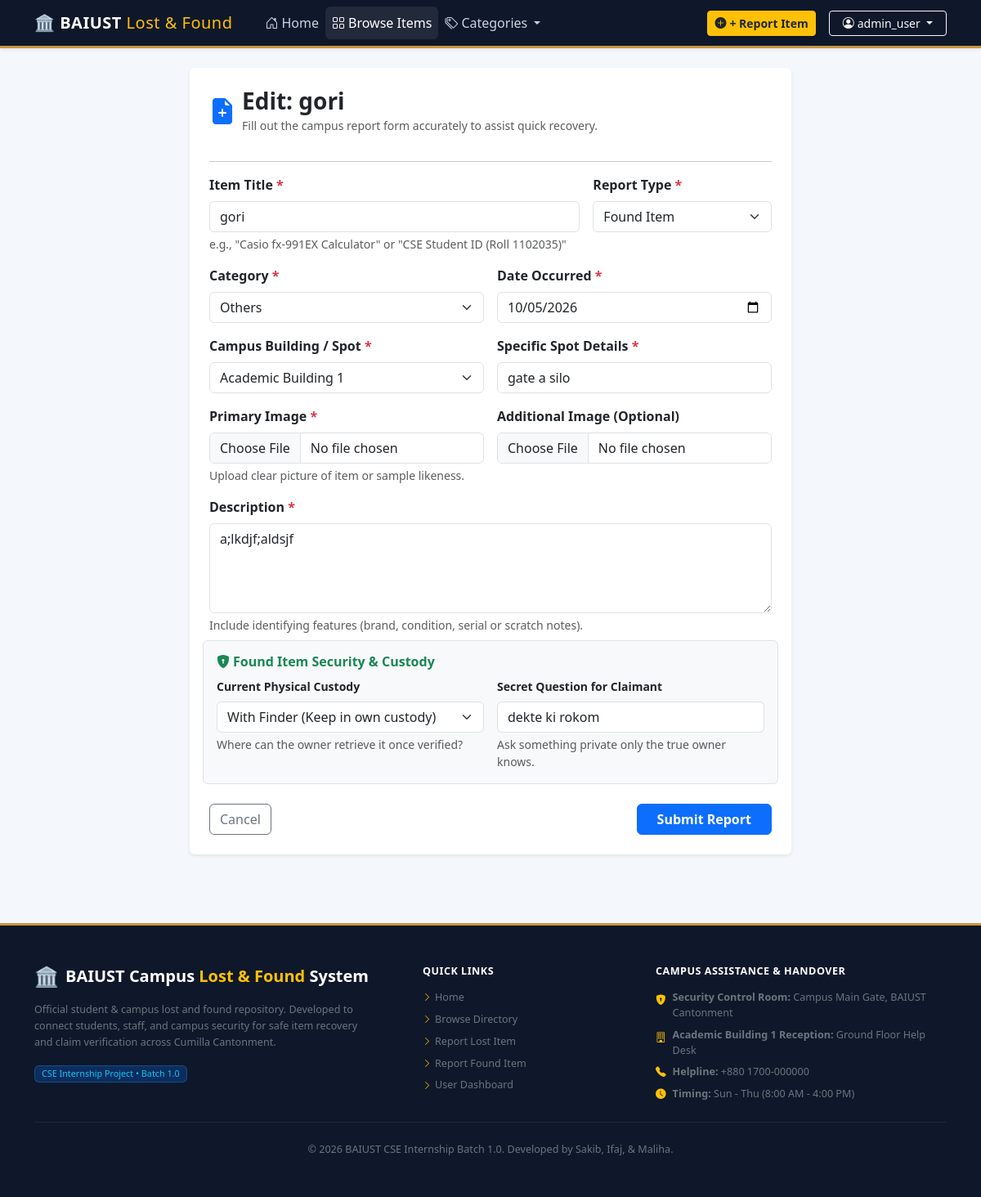
The page /items/5/edit/ (signed in) on the database its author committed.
### items/models.py (models this page shows, shortened)
class Item(models.Model):
    title = models.CharField(max_length=150)
    item_type = models.CharField(max_length=10, choices=ITEM_TYPE_CHOICES, default='LOST')
    category = models.ForeignKey(Category, on_delete=models.CASCADE, related_name='items')
    primary_image = models.ImageField(upload_to='items/')
    additional_image = models.ImageField(upload_to='items/additional/', blank=True, null=True)
    location = models.CharField(max_length=100, choices=CAMPUS_LOCATIONS)
    specific_location_details = models.CharField(max_length=255, help_text="e.g. Room 304, 2nd row bench, or Near Water Cooler")
    date_occurred = models.DateField(help_text="Date the item was lost or found")
    description = models.TextField(help_text="Detailed description of color, brand, condition, tags, etc.")
    secret_mark_question = models.CharField(
        max_length=255,
        blank=True,
        help_text="For FOUND items: Ask a question only the owner can answer (e.g. lock screen wallpaper, inside sticker, contents of purse)"
    )
    current_custody = models.CharField(
        max_length=100,
        choices=CUSTODY_CHOICES,
        default='With Finder',
        blank=True
    )
    status = models.CharField(max_length=20, choices=STATUS_CHOICES, default='APPROVED')
    reported_by = models.ForeignKey(User, on_delete=models.CASCADE, related_name='reported_items')
    created_at = models.DateTimeField(auto_now_add=True)
    updated_at = models.DateTimeField(auto_now=True)
    class Meta:
        ordering = ['-created_at']

### items/views.py (the view)
# urls.py: path('items/<int:pk>/edit/', views.item_update, name='update'),
@login_required
def item_update(request, pk):
    item = get_object_or_404(Item, pk=pk)
    if item.reported_by != request.user and not request.user.is_staff:
        messages.error(request, "You do not have permission to edit this listing.")
        return redirect('items:detail', pk=pk)
    if request.method == 'POST':
        form = ItemForm(request.POST, request.FILES, instance=item)
        if form.is_valid():
            form.save()
            messages.success(request, "Item listing updated successfully.")
            return redirect('items:detail', pk=item.pk)
    else:
        form = ItemForm(instance=item)
    return render(request, 'items/item_form.html', {
        'form': form,
        'title': f"Edit: {item.title}",
        'item': item,
    })

### templates/items/item_form.html (shortened to what this page needs)
{% extends 'base.html' %}
{% block content %}
<div class="container py-4">
    <div class="row justify-content-center">
        <div class="col-lg-8">
            <div class="card shadow-sm border-0 bg-white p-4">
                <div class="d-flex align-items-center mb-3">
                    <i class="bi bi-file-earmark-plus-fill fs-2 text-primary me-2"></i>
                    <div>
                        <h3 class="fw-bold mb-0">{{ title }}</h3>
                        <small class="text-muted">Fill out the campus report form accurately to assist quick recovery.</small>
                    </div>
                </div>
                <hr>
                <form method="POST" enctype="multipart/form-data">
                    <div class="row g-3">
                        <div class="col-md-8">
                            <label class="form-label fw-semibold">Item Title <span class="text-danger">*</span></label>
                            {{ form.title }}
                            <div class="form-text small">e.g., "Casio fx-991EX Calculator" or "CSE Student ID (Roll 1102035)"</div>
                        </div>
                        <div class="col-md-4">
                            <label class="form-label fw-semibold">Report Type <span class="text-danger">*</span></label>
                            {{ form.item_type }}
                        </div>
                        <div class="col-md-6">
                            <label class="form-label fw-semibold">Category <span class="text-danger">*</span></label>
                            {{ form.category }}
                        </div>
                        <div class="col-md-6">
                            <label class="form-label fw-semibold">Date Occurred <span class="text-danger">*</span></label>
                            {{ form.date_occurred }}
                        </div>
                        <div class="col-md-6">
                            <label class="form-label fw-semibold">Campus Building / Spot <span class="text-danger">*</span></label>
                            {{ form.location }}
                        </div>
                        <div class="col-md-6">
                            <label class="form-label fw-semibold">Specific Spot Details <span class="text-danger">*</span></label>
                            {{ form.specific_location_details }}
                        </div>
                        <div class="col-md-6">
                            <label class="form-label fw-semibold">Primary Image <span class="text-danger">*</span></label>
                            {{ form.primary_image }}
                            <div class="form-text small">Upload clear picture of item or sample likeness.</div>
                        </div>
                        <div class="col-md-6">
                            <label class="form-label fw-semibold">Additional Image (Optional)</label>
                            {{ form.additional_image }}
                        </div>
                        <div class="col-12">
                            <label class="form-label fw-semibold">Description <span class="text-danger">*</span></label>
                            {{ form.description }}
                            <div class="form-text small">Include identifying features (brand, condition, serial or scratch notes).</div>
                        </div>
                        <div id="foundSection" class="col-12 p-3 bg-light border rounded mt-2">
                            <h6 class="fw-bold text-success mb-2">
                                <i class="bi bi-shield-lock-fill me-1"></i>Found Item Security & Custody
                            </h6>
                            <div class="row g-3">
                                <div class="col-md-6">
                                    <label class="form-label small fw-semibold">Current Physical Custody</label>
                                    {{ form.current_custody }}
                                    <div class="form-text small">Where can the owner retrieve it once verified?</div>
                                </div>
                                <div class="col-md-6">
                                    <label class="form-label small fw-semibold">Secret Question for Claimant</label>
                                    {{ form.secret_mark_question }}
                                    <div class="form-text small">Ask something private only the true owner knows.</div>
                                </div>
                            </div>
                        </div>
                        <div class="col-12 mt-4 d-flex justify-content-between">
                            <a href="{% url 'items:list' %}" class="btn btn-outline-secondary">Cancel</a>
                            <button type="submit" class="btn btn-primary px-4 fw-bold">Submit Report</button>
                        </div>
                    </div>
                </form>
            </div>
        </div>
    </div>
</div>
{% endblock %}

### templates/base.html (shortened to what this page needs)
{% load static %}
<!DOCTYPE html>
<html lang="en">
<head>
    <link href="https://cdn.jsdelivr.net/npm/bootstrap@5.3.3/dist/css/bootstrap.min.css" rel="stylesheet">
    <link href="https://cdn.jsdelivr.net/npm/bootstrap-icons@1.11.3/font/bootstrap-icons.min.css" rel="stylesheet">
    <link rel="stylesheet" href="{% static 'css/custom.css' %}">
</head>
<body>
    <nav class="navbar navbar-expand-lg navbar-dark navbar-baiust sticky-top shadow-sm" style="background-color: #0f172a; z-index: 1030;">
        <div class="container">
            <a class="navbar-brand d-flex align-items-center gap-2 fw-bold text-white fs-5" href="{% url 'items:home' %}">
                <span>🏛️ BAIUST <span class="fw-normal text-warning">Lost & Found</span></span>
            </a>
            <div class="collapse navbar-collapse" id="campusNavbar">
                <ul class="navbar-nav me-auto mb-2 mb-lg-0 ms-lg-3">
                    <li class="nav-item">
                        <a class="nav-link {% if request.path == '/' %}active{% endif %}" href="{% url 'items:home' %}">
                            <i class="bi bi-house-door me-1"></i>Home
                        </a>
                    </li>
                    <li class="nav-item">
                        <a class="nav-link {% if '/items/' in request.path and 'report' not in request.path and 'matches' not in request.path %}active{% endif %}" href="{% url 'items:list' %}">
                            <i class="bi bi-grid me-1"></i>Browse Items
                        </a>
                    </li>
                    <li class="nav-item dropdown">
                        <a class="nav-link dropdown-toggle" href="#" role="button" data-bs-toggle="dropdown" aria-expanded="false">
                            <i class="bi bi-tags me-1"></i>Categories
                        </a>
                    </li>
                </ul>
                <div class="d-flex align-items-center gap-2 flex-wrap">
                    <a href="{% url 'items:create' %}" class="btn btn-sm btn-warning fw-bold text-dark me-2 shadow-sm">
                        <i class="bi bi-plus-circle-fill me-1"></i>+ Report Item
                    </a>
                    {% if user.is_authenticated %}
                        <div class="dropdown">
                            <button class="btn btn-outline-light btn-sm dropdown-toggle px-3" type="button" data-bs-toggle="dropdown" aria-expanded="false">
                                <i class="bi bi-person-circle me-1"></i>{{ user.username }}
                            </button>
                        </div>
                    {% else %}
                        <a href="{% url 'accounts:login' %}" class="btn btn-sm btn-outline-light me-2 fw-medium">Login</a>
                        <a href="{% url 'accounts:register' %}" class="btn btn-sm btn-primary fw-medium px-3">Register</a>
                    {% endif %}
                </div>
            </div>
        </div>
    </nav>
    <main>
        {% block content %}{% endblock %}
    </main>
    <footer class="footer-baiust" style="background-color: #0f172a; color: #cbd5e1; border-top: 3px solid #c8963e;">
        <div class="container py-5">
            <div class="row g-4 text-center text-md-start">
                <div class="col-lg-5 col-md-6">
                    <h5 class="text-white fw-bold d-flex align-items-center justify-content-center justify-content-md-start gap-2 mb-3">
                        <span class="fs-4">🏛️</span>
                        <span>BAIUST Campus <span class="text-warning">Lost & Found</span> System</span>
                    </h5>
                    <p class="small text-secondary mb-3" style="line-height: 1.6; max-width: 420px;">
                        Official student & campus lost and found repository. Developed to connect students, staff, and campus security for safe item recovery and claim verification across Cumilla Cantonment.
                    </p>
                    <span class="badge bg-primary bg-opacity-25 text-info border border-info border-opacity-25 px-2 py-1 small fw-normal">
                        CSE Internship Project • Batch 1.0
                    </span>
                </div>
                <div class="col-lg-3 col-md-6">
                    <h6 class="text-white fw-bold text-uppercase mb-3 small tracking-wide" style="letter-spacing: 0.5px;">Quick Links</h6>
                    <ul class="list-unstyled small mb-0 d-flex flex-column gap-2">
                        <li><a href="{% url 'items:home' %}" class="text-secondary text-decoration-none hover-white"><i class="bi bi-chevron-right text-warning me-1 small"></i>Home</a></li>
                        <li><a href="{% url 'items:list' %}" class="text-secondary text-decoration-none hover-white"><i class="bi bi-chevron-right text-warning me-1 small"></i>Browse Directory</a></li>
                        <li><a href="{% url 'items:create' %}?type=LOST" class="text-secondary text-decoration-none hover-white"><i class="bi bi-chevron-right text-warning me-1 small"></i>Report Lost Item</a></li>
                        <li><a href="{% url 'items:create' %}?type=FOUND" class="text-secondary text-decoration-none hover-white"><i class="bi bi-chevron-right text-warning me-1 small"></i>Report Found Item</a></li>
                        <li><a href="{% url 'accounts:dashboard' %}" class="text-secondary text-decoration-none hover-white"><i class="bi bi-chevron-right text-warning me-1 small"></i>User Dashboard</a></li>
                    </ul>
                </div>
                <div class="col-lg-4 col-md-12">
                    <h6 class="text-white fw-bold text-uppercase mb-3 small" style="letter-spacing: 0.5px;">Campus Assistance & Handover</h6>
                    <ul class="list-unstyled small mb-0 d-flex flex-column gap-2 text-secondary">
                        <li class="d-flex align-items-start justify-content-center justify-content-md-start gap-2">
                            <i class="bi bi-shield-lock-fill text-warning mt-1"></i>
                            <span><strong>Security Control Room:</strong> Campus Main Gate, BAIUST Cantonment</span>
                        </li>
                        <li class="d-flex align-items-start justify-content-center justify-content-md-start gap-2">
                            <i class="bi bi-building text-warning mt-1"></i>
                            <span><strong>Academic Building 1 Reception:</strong> Ground Floor Help Desk</span>
                        </li>
                        <li class="d-flex align-items-center justify-content-center justify-content-md-start gap-2">
                            <i class="bi bi-telephone-fill text-warning"></i>
                            <span><strong>Helpline:</strong> +880 1700-000000</span>
                        </li>
                        <li class="d-flex align-items-center justify-content-center justify-content-md-start gap-2">
                            <i class="bi bi-clock-fill text-warning"></i>
                            <span><strong>Timing:</strong> Sun - Thu (8:00 AM - 4:00 PM)</span>
                        </li>
                    </ul>
                </div>
            </div>
            <div class="mt-4 pt-4 text-center small text-secondary" style="border-top: 1px solid #1e293b;">
                <p class="mb-0">
                    &copy; 2026 BAIUST CSE Internship Batch 1.0. Developed by Sakib, Ifaj, & Maliha.
                </p>
            </div>
        </div>
    </footer>
</body>
</html>

### rows shown on the page
Item: title "gori", item_type "Found Item", category "Others", date_occurred "10/05/2026", location "Academic Building 1", specific_location_details "gate a silo", description "a;lkdjf;aldsjf", current_custody "With Finder (Keep in own custody)", secret_mark_question "dekte ki rokom"

### other values the page prints
{{ user.username }} "admin_user"
{{ title }} "Edit: gori"
